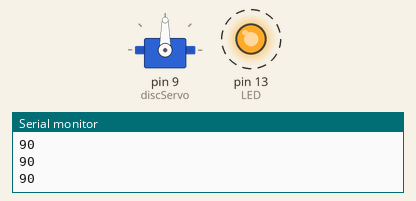
Simulated run of this sketch. Board: Arduino Uno, built with avr-gcc and run on an emulated ATmega328P. Shown: servo, output pins drawn as LEDs (lit = HIGH), the last lines printed to the serial monitor. Dashed ring = blinking.

Above: at 0.1 s.
At 23.2 s:
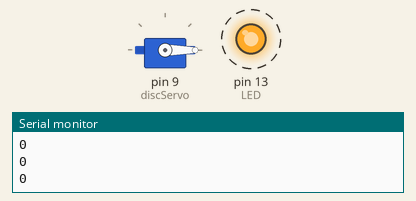
At 36.3 s:
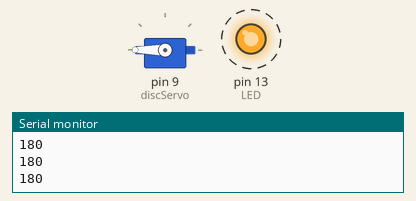
Timing chart, 0 to 40.0 s (numbered marks = the images above):
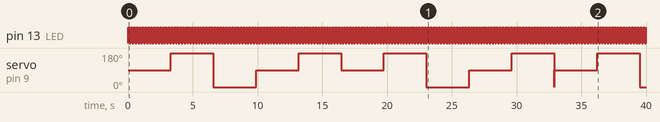

The sketch:

servoDiscCode.ino
```cpp
 #include <Servo.h>

Servo discServo;
int discPosition;
int timer0_compare;
int seconds4 = 0;

#define LED 13

void setup() {

  // Set the pin for the disc servomotor
  discServo.attach(9);
  discPosition = 0;
  Serial.begin(9600);
  pinMode(LED, OUTPUT);

  // Setup the TIMER1
  noInterrupts();
  TCCR0A = 0;
  TCCR0B = 0;   // reset TCCR1A and TCCR1B
  timer0_compare = 261120;
  TCNT0 = timer0_compare;
  TCCR0B |= (1 << CS02);   // Set prescaler to 1024
  TCCR0B |= (1 << CS00);
  TIMSK0 |= (1 << OCIE0A);   // Enable CTC
  interrupts();
}

void loop() {
}

ISR(TIMER0_COMPA_vect) {
  TCNT0 = timer0_compare;
  digitalWrite(LED, digitalRead(LED) ^ 1);
  Serial.println(discPosition);
  if (seconds4 > 1000) {
    seconds4 = 0;
  }

  if (seconds4 % 200 == 0) {
    discPosition = (discPosition + 90) % 270;
    discServo.write(discPosition);
  }

   seconds4 = seconds4 + 1;
}
```

Measured:
- by itself, pin 13 (LED): alternates HIGH for 0.02 s and LOW for 0.02 s
- by itself, servo on pin 9 (discServo): 90° → 180° at 3.3 s, → 0° 3.3 s later, → 90° 3.3 s later, → 180° 3.3 s later, … (13 changes in this stretch)
